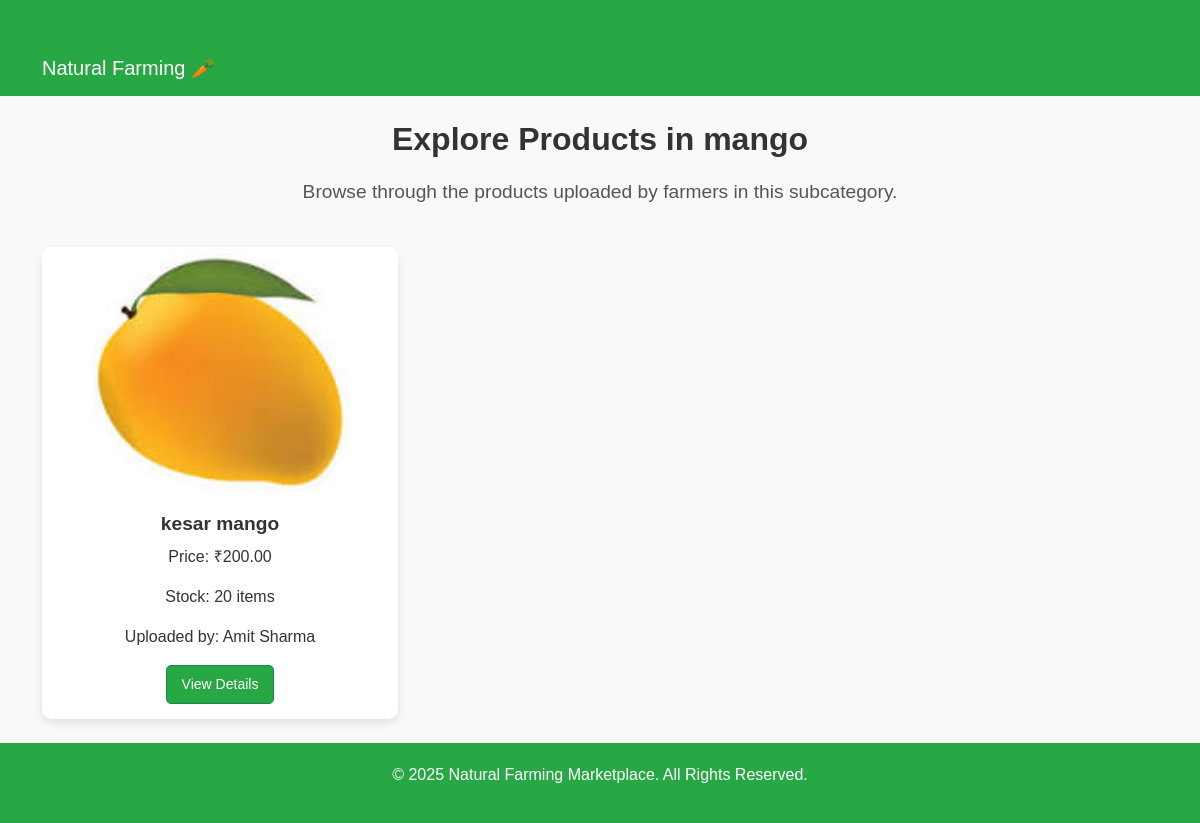
Page /customer/view_products.php?subcategory_id=1 (signed in) on the committed database.
### tables this page shows
CREATE TABLE `subcategories` (
  `sub_category_id` int(11) NOT NULL,
  `category_id` int(11) NOT NULL,
  `sub_category_name` varchar(255) NOT NULL,
  `sub_category_image` varchar(255) NOT NULL,
  `created_at` timestamp NOT NULL DEFAULT current_timestamp()
);

CREATE TABLE `products` (
  `product_id` int(11) NOT NULL,
  `category_id` int(11) NOT NULL,
  `sub_category_id` int(11) NOT NULL,
  `product_name` varchar(255) NOT NULL,
  `product_image` varchar(255) NOT NULL,
  `product_price` decimal(10,2) NOT NULL,
  `stock` int(11) NOT NULL DEFAULT 0,
  `created_at` timestamp NOT NULL DEFAULT current_timestamp(),
  `farmer_id` int(11) NOT NULL
);

CREATE TABLE `farmers` (
  `id` int(11) NOT NULL,
  `full_name` varchar(255) NOT NULL,
  `email` varchar(255) NOT NULL,
  `password` varchar(255) NOT NULL,
  `phone` varchar(15) NOT NULL,
  `address` text NOT NULL,
  `state` varchar(100) NOT NULL,
  `city` varchar(100) NOT NULL,
  `pincode` varchar(10) NOT NULL,
  `certificate_url` varchar(255) NOT NULL,
  `bank_name` varchar(255) NOT NULL,
  `account_number` varchar(20) NOT NULL,
  `ifsc_code` varchar(20) NOT NULL,
  `created_at` timestamp NOT NULL DEFAULT current_timestamp()
);

### customer/view_products.php (the view, shortened to what this page needs)
<?php
require 'db.php';
$subcategory_id = $_GET['subcategory_id'];
$subcategory_query = "SELECT sub_category_name FROM subcategories WHERE sub_category_id = ?";
$stmt_subcategory = $conn->prepare($subcategory_query);
$stmt_subcategory->bind_param("i", $subcategory_id);
$stmt_subcategory->execute();
$subcategory_result = $stmt_subcategory->get_result();
$subcategory = $subcategory_result->fetch_assoc();
$products_query = "SELECT p.*, f.full_name AS farmer_name
                   FROM products p
                   JOIN farmers f ON p.farmer_id = f.id
                   WHERE p.sub_category_id = ? AND p.stock > 0";
$stmt_products = $conn->prepare($products_query);
$stmt_products->bind_param("i", $subcategory_id);
$stmt_products->execute();
$products_result = $stmt_products->get_result();
if ($products_result->num_rows == 0) {
    $no_products_message = "No products available in this subcategory.";
} else {
    $no_products_message = "";
}
?>
<!DOCTYPE html>
<html lang="en">
<head>
    <link href="https://cdn.jsdelivr.net/npm/bootstrap@5.3.0/dist/css/bootstrap.min.css" rel="stylesheet">
    <link href="https://cdnjs.cloudflare.com/ajax/libs/font-awesome/6.0.0/css/all.min.css" rel="stylesheet">
</head>
<body>
    <nav class="navbar navbar-expand-lg navbar-dark">
        <div class="container">
            <a class="navbar-brand" href="cust_dashboard.php">
                Natural Farming 🥕
            </a>
        </div>
    </nav>
    <div class="container mt-4">
        <div class="product-section">
            <h3>Explore Products in <?php echo htmlspecialchars($subcategory['sub_category_name']); ?></h3>
            <p>Browse through the products uploaded by farmers in this subcategory.</p>
        </div>
        <?php if ($no_products_message): ?>
            <div class="alert alert-warning"><?php echo $no_products_message; ?></div>
        <?php else: ?>
            <div class="row">
                <?php while ($product = $products_result->fetch_assoc()): ?>
                    <div class="col-md-4 mb-4">
                        <div class="product-card">
                            <img src="uploads/<?php echo htmlspecialchars($product['product_image']); ?>" alt="<?php echo htmlspecialchars($product['product_name']); ?>">
                            <div class="product-card-body">
                                <h5 class="product-card-title"><?php echo htmlspecialchars($product['product_name']); ?></h5>
                                <p>Price: ₹<?php echo number_format($product['product_price'], 2); ?></p>
                                <p>Stock: <?php echo $product['stock']; ?> items</p>
                                <p>Uploaded by: <?php echo htmlspecialchars($product['farmer_name']); ?></p>
                                <a href="product_details.php?product_id=<?php echo $product['product_id']; ?>" class="btn btn-success btn-sm">View Details</a>
                            </div>
                        </div>
                    </div>
                <?php endwhile; ?>
            </div>
        <?php endif; ?>
    </div>
    <footer class="footer">
        <p>&copy; 2025 Natural Farming Marketplace. All Rights Reserved.</p>
    </footer>
</body>
</html>

### customer/view_products.php (style rules this page uses)
body { font-family: 'Arial', sans-serif; background-color: #f9f9f9; color: #333; }
.navbar { background-color: #28a745; }
.navbar-brand, .navbar-nav .nav-link { color: white; }
.product-card { box-shadow: 0 4px 10px rgba(0, 0, 0, 0.1); border-radius: 10px; overflow: hidden; background-color: white; transition: transform 0.3s ease; height: 100%; }
.product-card img { width: 100%; height: 250px; object-fit: cover; transition: transform 0.3s ease; }
.product-card-body { padding: 15px; text-align: center; }
.product-card-title { font-weight: bold; font-size: 1.2rem; margin-bottom: 10px; }
.product-card-body a { text-decoration: none; background-color: #28a745; color: white; padding: 8px 15px; border-radius: 5px; transition: background-color 0.3s ease; }
.container { margin-top: 40px; }
.product-section h3 { font-size: 2rem; font-weight: 700; color: #333; text-align: center; margin-bottom: 20px; }
.product-section p { font-size: 1.2rem; color: #555; text-align: center; margin-bottom: 40px; }
.footer { background-color: #28a745; color: white; padding: 20px 0; text-align: center; }

### rows in the picture
subcategories: sub_category_name "mango"
products: product_image (picture), product_name "kesar mango", product_price "200.00", stock "20", farmer.full_name "Amit Sharma"
